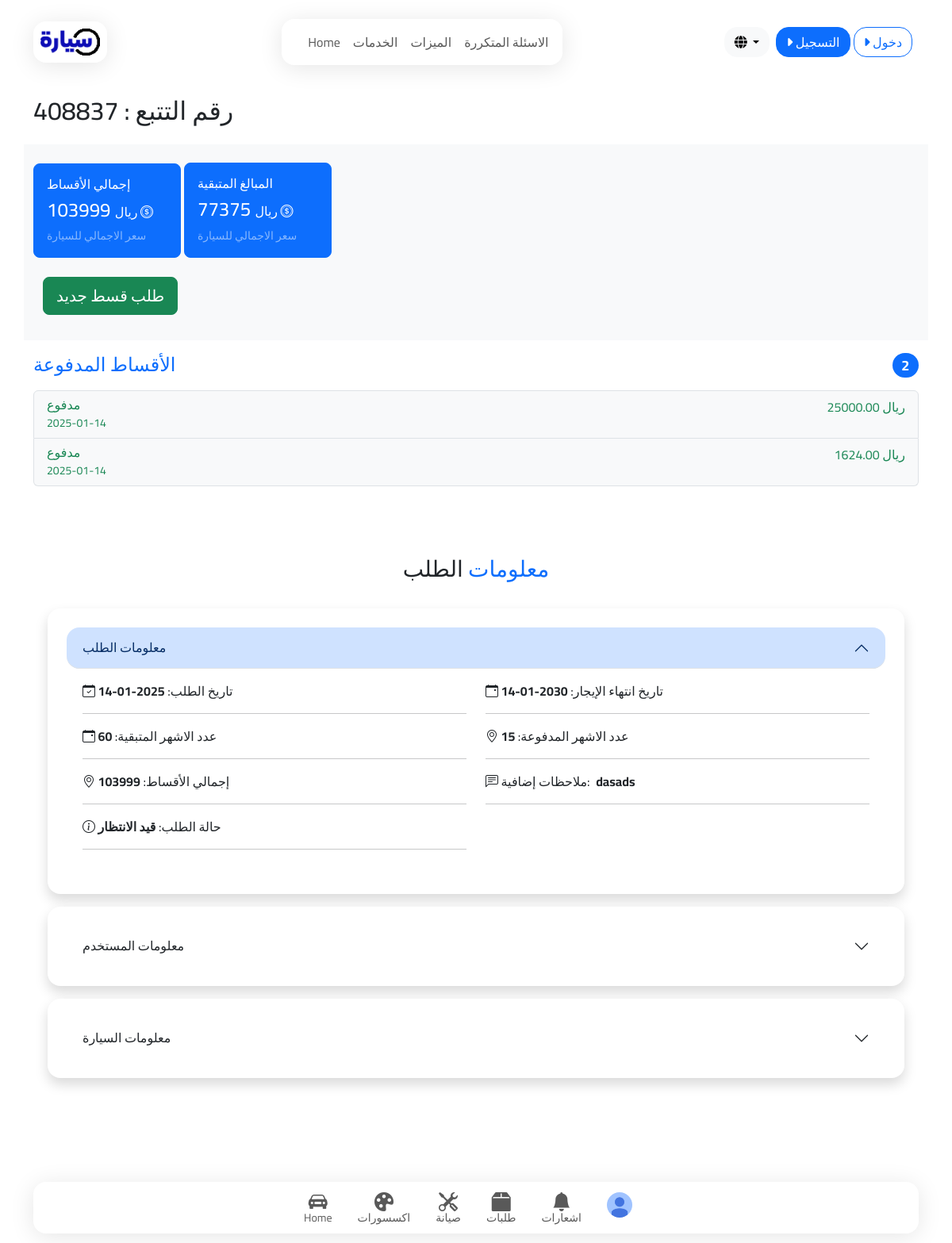
Page /en-us/customer/view_installment_car_order/15 on the committed database.
### customer/models.py (models this page shows, shortened)
class OrderModel(models.Model):
    customer = models.ForeignKey('auth.User', on_delete=models.CASCADE, related_name="car_orders", verbose_name="العميل", null=True)
    order_type = models.CharField(
        max_length=20,
        choices=OrderTypeChoices,
        verbose_name="نوع الطلب"
    )
    buy_car_order = models.OneToOneField(BuyCarOrderModel, on_delete=models.CASCADE, verbose_name="مودل طلب شراء السيارة", null=True)
    buy_vehicle_order = models.OneToOneField(BuyVehicleOrderModel, on_delete=models.CASCADE, verbose_name="مودل طلب شراء السيارة", null=True)
    car_rental_order = models.OneToOneField(RentalOrderModel, on_delete=models.CASCADE, verbose_name="مودل طلب ايجار السيارة", null=True)
    car_installment_order = models.OneToOneField(InstallmentRequestModel, on_delete=models.CASCADE, verbose_name="مودل طلب تقسيط السيارة", null=True)
    vehicle_rental_order = models.OneToOneField(VehicleRentalOrder, on_delete=models.CASCADE, verbose_name="مودل طلب نقل حمولة", null=True)
    order_id = models.CharField(max_length=50, default=RandomOrderIDGen, null=True)
    created_at = models.DateTimeField(auto_now_add=True, verbose_name="تاريخ الإنشاء")
    updated_at = models.DateTimeField(auto_now=True, verbose_name="تاريخ التعديل")

class InstallmentRequestModel(models.Model):
    customer_name = models.CharField(max_length=100, verbose_name="اسم العميل", null=True)
    customer_email = models.EmailField(verbose_name="البريد الإلكتروني", null=True)
    customer_phone = models.CharField(max_length=15, verbose_name="رقم الهاتف", null=True)
    car = models.ForeignKey(CarModel, on_delete=models.CASCADE)  # السيارة
    financing_plan = models.ForeignKey(FinancingPlanModel, on_delete=models.CASCADE)  # خطة التمويل
    created_at = models.DateTimeField(auto_now_add=True)  # تاريخ إنشاء الطلب
    status = models.CharField(
        max_length=20,
        choices=[('pending', 'قيد الانتظار'), ('approved', 'مقبول'), ('rejected', 'مرفوض')],
        default='pending',
    )  # حالة الطلب
    notes = models.TextField(null=True, blank=True, verbose_name="ملاحظات إضافية")
    def get_full_car_price(self):
        car_price = self.car.price
        interest_rate = car_price * Decimal(self.financing_plan.interest_rate / 100)
        full_car_price = interest_rate + car_price
        return full_car_price
    def get_payments(self):
        payments = InstallmentPayment.objects.filter(installment_request__id=self.id, status='paid')
        return payments
    def get_reminding_car_price(self):
        full_car_price = self.get_full_car_price()
        payments = self.get_payments()
        for payment in payments:
            full_car_price -= payment.amount_paid
        return full_car_price
    def get_end_date(self):
        start_date = self.created_at.date()
        end_date = start_date + relativedelta(years=self.financing_plan.years)
        return end_date
    def get_reminding_months(self):
        start_date = self.created_at.date()
        end_date = self.get_end_date()
        difference = relativedelta(end_date, start_date)
        months = difference.years * 12 + difference.months
        return months
    def calculate_down_payment(self):
        full_car_price = self.get_reminding_car_price()
        months = self.get_reminding_months()
        down_payment = full_car_price / months
        return int(down_payment) if down_payment > 0 else 0
    def get_payed_months(self):
        full_car_price = self.get_full_car_price()
        reminding_car_price = self.get_reminding_car_price()
        financing_months = self.financing_plan.years * 12
        down_payment = full_car_price / financing_months
        payed_months = 0
        while reminding_car_price > 1:
            reminding_car_price -= down_payment
            payed_months +=1
        return financing_months - payed_months

class CarModel(models.Model):
    title = models.CharField(max_length=80, verbose_name="العنوان", help_text="عنوان قصير للسيارة", null=True)
    provider = models.ForeignKey('auth.User', on_delete=models.CASCADE, help_text="صاحب السيارة", null=True)
    offered = models.CharField(
        max_length=20,
        choices=CAR_OFFERED_FOR,
        verbose_name="معروض",
        help_text="اختر نوع عرض السيارة من الخيارات المتاحة.",
        default='1'
    )
    brand = models.CharField(
        max_length=20,
        choices=BRANDS,
        verbose_name="الماركة",
        help_text="اختر ماركة السيارة من الخيارات المتاحة."
    )
    model = models.CharField(max_length=50, verbose_name="موديل السيارة", help_text="أدخل موديل السيارة بشكل دقيق.")
    year = models.PositiveIntegerField(verbose_name="سنة الصنع", help_text="أدخل سنة الصنع السيارة.", null=True)
    type = models.CharField(
        max_length=50,
        verbose_name="النوع",
        help_text="أدخل نوع السيارة (مثل: سيدان، هاتشباك، إلخ)."
    )
    category = models.CharField(
        max_length=20,
        choices=CATEGORIES,
        verbose_name="الفئة",
        help_text="اختر الفئة التي تنتمي إليها السيارة (مثل: رياضية، عائلية، إلخ)."
    )
    exterior_color = models.CharField(
        max_length=20,
        choices=EXTERIOR_COLORS,
        verbose_name="اللون الخارجي",
        help_text="اختر اللون الخارجي للسيارة."
    )
    interior_color = models.CharField(
        max_length=20,
        choices=INTERIOR_COLORS,
        verbose_name="اللون الداخلي",
        help_text="اختر اللون الداخلي للسيارة."
    )
    origin = models.CharField(
        max_length=50,
        verbose_name="الوارد",
        help_text="أدخل البلد الذي وردت منه السيارة."
    )
    fuel_type = models.CharField(
        max_length=20,
        choices=FUEL_TYPES,
        verbose_name="نوع الوقود",
        help_text="اختر نوع الوقود المستخدم في السيارة (بنزين، ديزل، إلخ)."
    )
    transmission_type = models.CharField(
        max_length=20,
        choices=TRANSMISSION_TYPES,
        verbose_name="نوع القير",
        help_text="اختر نوع القير (يدوي، أوتوماتيك، إلخ)."
    )
    cylinder_count = models.PositiveIntegerField(
        verbose_name="عدد السلندرات",
        help_text="أدخل عدد السلندرات في المحرك."
    )
    condition = models.CharField(
        max_length=10,
        choices=CONDITIONS,
        verbose_name="الحالة",
        help_text="اختر حالة السيارة (جديدة، مستعملة، إلخ)."
    )
    engine_capacity = models.DecimalField(
        max_digits=4,
        decimal_places=1,
        verbose_name="حجم المحرك",
        help_text="أدخل حجم المحرك باللتر (مثال: 2.0)."
    )
    drivetrain = models.CharField(
        max_length=20,
        choices=DRIVETRAINS,
        verbose_name="نوع الدفع",
        help_text="اختر نوع الدفع (دفع أمامي، دفع خلفي، دفع رباعي)."
    )
    keys_count = models.PositiveIntegerField(
        verbose_name="عدد مفاتيح السيارة",
        help_text="أدخل عدد المفاتيح المتاحة للسيارة."
    )
    seat_count = models.PositiveIntegerField(
        verbose_name="عدد المقاعد",
        help_text="أدخل عدد المقاعد في السيارة."
    )
    engine_type = models.CharField(
        max_length=20,
        choices=ENGINE_TYPES,
        verbose_name="نوع المحرك",
        help_text="اختر نوع المحرك (بنزين، كهربائي، هجين)."
    )
    fuel_tank_capacity = models.PositiveIntegerField(
        verbose_name="سعة خزان الوقود (لتر)",
        help_text="أدخل سعة خزان الوقود باللتر."
    )
    horsepower = models.PositiveIntegerField(
        verbose_name="القدرة بالحصان",
        help_text="أدخل قدرة المحرك بالحصان."
    )
    door_count = models.PositiveIntegerField(
        verbose_name="عدد الابواب",
        help_text="أدخل عدد الأبواب في السيارة."
    )
    icon = models.ImageField(
        upload_to='car_icons/',
        verbose_name="الصورة الرئيسية",
        blank=True, null=True,
        help_text="اختر صورة الرئيسية التي ستظهر للسيارة (اختياري)."
    )
    price = models.DecimalField(max_digits=10, decimal_places=3, help_text="سعر السيارة", verbose_name="السعر", null=True)
    car_id = models.CharField(max_length=50, default=RandomCarIDGen, null=True)

class FinancingPlanModel(models.Model):
    name = models.CharField(max_length=100)  # اسم الخطة
    years = models.PositiveIntegerField(verbose_name='عدد السنوات') #عدد السنوات التي يمكن تقصيتها
    interest_rate = models.FloatField()  # نسبة الفائدة
    max_duration_months = models.PositiveIntegerField()  # مدة السداد القصوى بالأشهر

class InstallmentPayment(models.Model):
    installment_request = models.ForeignKey(InstallmentRequestModel, on_delete=models.CASCADE)  # الطلب
    payment_date = models.DateField(auto_now_add=True)  # تاريخ الدفع
    amount_paid = models.DecimalField(max_digits=10, decimal_places=2, verbose_name='المبلغ')  # المبلغ المدفوع
    status = models.CharField(
        max_length=20,
        choices=[('paid', 'مدفوع'), ('pending', 'قيد انتظار الطلب'), ('late', 'متأخر')],
        default='pending',
    )  # حالة الدفع

### customer/views.py (the view, shortened to what this page needs)
# urls.py: path('view_installment_car_order/<int:order_id>', views.view_installment_car_order, name='view_installment_car_order'),
def view_installment_car_order(request, order_id):
    user = request.user
    order = OrderModel.objects.get(id=order_id)
    car_installment_order = order.car_installment_order
    Installment_payment_form = InstallmentPaymentForm(order=order)
    Installment_payments = InstallmentPayment.objects.filter(installment_request__ordermodel=order).order_by('-id')
    return render(request, 'customer/orders/view_installment_car_order.html', {'order':order, 'buy_car_order':car_installment_order, 'Installment_payment_form':Installment_payment_form, 'Installment_payments':Installment_payments})

### templates/customer/orders/view_installment_car_order.html (shortened to what this page needs)
{% extends "customer_base.html" %}
{% load static %}
{% load i18n %}
{% block heads %}
<link rel="stylesheet" href="https://cdnjs.cloudflare.com/ajax/libs/croppie/2.6.5/croppie.min.css" />
{% endblock heads %}
{% block sheri %}
<div class="container">
    <h2 class="py-3">رقم التتبع : {{order.order_id}}</h2>
</div>
<div class="container p-4 bg-body-tertiary mb-3">
    <div class="list-group list-group-checkable row row-cols-2 row row-cols-md-4 flex-row justify-content-center justify-content-md-start mb-3">
        <label class="col-5 col-md-2 list-group-item rounded-3 py-3 me-1 mb-2 d-flex justify-content-between flex-column {% if buy_car_order.status in 'pending in_progress confirmed completed' %}active{% endif %}" for="listGroupCheckableRadios1">
            <div>
                <h6>إجمالي الأقساط</h6>
            <h4>
                {{buy_car_order.get_full_car_price|stringformat:'d' }}
                <small class="fs-6">ريال
                    <i class="bi bi-coin"></i>
                </small>
            </h4>
            </div>
            <span class="d-block small opacity-50">سعر الاجمالي للسيارة</span>
        </label>
        <label class="col-5 col-md-2 list-group-item rounded-3 py-3 me-1 mb-2 d-flex justify-content-between flex-column {% if buy_car_order.status in 'pending in_progress confirmed completed' %}active{% endif %}" for="listGroupCheckableRadios1">
            <div>
                <h6>المبالغ المتبقية</h6>
            <h4>
                {{buy_car_order.get_reminding_car_price|stringformat:'d'}}
                <small class="fs-6">ريال
                    <i class="bi bi-coin"></i>
                </small>
            </h4>
            </div>
            <span class="d-block small opacity-50">سعر الاجمالي للسيارة</span>
        </label>
      </div>
      <div>
        <button class="btn btn-lg btn-success mb-2" data-bs-toggle="modal" data-bs-target="#InstallmentPayment" {% if buy_car_order.get_reminding_car_price < 1 %}disabled{% endif %}>طلب قسط جديد</button>
    </div>
</div>
<div class="container">
    <div class="order-md-last">
        <h4 class="d-flex justify-content-between align-items-center mb-3">
          <span class="text-primary">الأقساط المدفوعة</span>
          <span class="badge bg-primary rounded-pill">{{Installment_payments.count}}</span>
        </h4>
        <ul class="list-group mb-3">
          {% for Installment_payment in Installment_payments %}
          <li class="list-group-item d-flex justify-content-between bg-body-tertiary">
            <div class="text-success">
              <h6 class="my-0">{{Installment_payment.get_status_display}}</h6>
              <small>{{Installment_payment.payment_date|date:'Y-m-d'}}</small>
            </div>
            <span class="text-success">
                {{Installment_payment.amount_paid}}
                ريال
            </span>
          </li>
          {% endfor %}
        </ul>
      </div>
</div>
<div class="py-5 px-2 px-md-4 ">
    <h3 class="text-center py-4">
        <span class="text-primary">معلومات</span>
        الطلب
    </h3>
    <div class="accordion accordion-flush mx-auto" id="accordionFlushExample" style="max-width: 1080px;">
        <div class="accordion-item p-4 rounded-4 mb-3 border-0 shadow border border-primary">
            <h2 class="accordion-header">
                <div class="accordion-button rounded-4" type="button" data-bs-toggle="collapse"
                    data-bs-target="#flush-collapseOne" aria-expanded="true" aria-controls="flush-collapseOne">
                    {% trans "معلومات الطلب" %}
                </div>
            </h2>
            <div id="flush-collapseOne" class="accordion-collapse collapse show"
                data-bs-parent="#accordionFlushExample">
                <div class="accordion-body">
                    <div class="row row-cols-1 row-cols-md-2">
                        <div>
                            <i class="bi bi-calendar-check"></i>
                            <span class="me-1">تاريخ الطلب:</span>
                            <strong>{{ buy_car_order.created_at|date:'Y-m-d' }}</strong>
                            <hr>
                        </div>
                        <div>
                            <i class="bi bi-calendar-event"></i>
                            <span class="me-1">تاريخ انتهاء الإيجار:</span>
                            <strong>{{ buy_car_order.get_end_date|date:'Y-m-d' }}</strong>
                            <hr>
                        </div>
                        <div>
                            <i class="bi bi-calendar-event"></i>
                            <span class="me-1">عدد الاشهر المتبقية:</span>
                            <strong>{{ buy_car_order.get_reminding_months }}</strong>
                            <hr>
                        </div>
                        <div>
                            <i class="bi bi-geo-alt"></i>
                            <span class="me-1">عدد الاشهر المدفوعة:</span>
                            <strong>{{ buy_car_order.get_payed_months }}</strong>
                            <hr>
                        </div>
                        <div>
                            <i class="bi bi-geo-alt"></i>
                            <span class="me-1">إجمالي الأقساط:</span>
                            <strong>{{buy_car_order.get_full_car_price|stringformat:'d' }}</strong>
                            <hr>
                        </div>
                        <div>
                            <i class="bi bi-chat-left-text"></i>
                            <span class="me-1">ملاحظات إضافية:</span>
                            <strong>{{ buy_car_order.notes }}</strong>
                            <hr>
                        </div>
                        <div>
                            <i class="bi bi-info-circle"></i>
                            <span class="me-1">حالة الطلب:</span>
                            <strong>{{ buy_car_order.get_status_display }}</strong>
                            <hr>
                        </div>
                    </div>
                </div>
            </div>
        </div>
        <div class="accordion-item p-4 rounded-4 mb-3 border-0 shadow">
            <h2 class="accordion-header">
                <div class="accordion-button collapsed rounded-4" type="button" data-bs-toggle="collapse"
                    data-bs-target="#flush-collapseOne2" aria-expanded="false" aria-controls="flush-collapseOne2">
                    {% trans "معلومات المستخدم" %}
                </div>
            </h2>
        </div>
        <div class="accordion-item p-4 rounded-4 mb-3 border-0 shadow">
            <h2 class="accordion-header">
                <div class="accordion-button collapsed rounded-4" type="button" data-bs-toggle="collapse"
                    data-bs-target="#flush-collapseOne3" aria-expanded="false" aria-controls="flush-collapseOne3">
                    {% trans "معلومات السيارة" %}
                </div>
            </h2>
        </div>
    </div>
</div>
<div class="py-4"></div>
{% endblock %}

### rows in the picture
OrderModel: order_id "408837"
InstallmentRequestModel: get_full_car_price "103999", get_reminding_car_price "77375", created_at "2025-01-14", get_end_date "2030-01-14", get_reminding_months "60", get_payed_months "15", notes "dasads", status "قيد الانتظار"
InstallmentPayment: status "مدفوع", payment_date "2025-01-14", amount_paid "25000.00"
InstallmentPayment: status "مدفوع", payment_date "2025-01-14", amount_paid "1624.00"

### other values in the picture
{{ Installment_payments.count }} "2"
